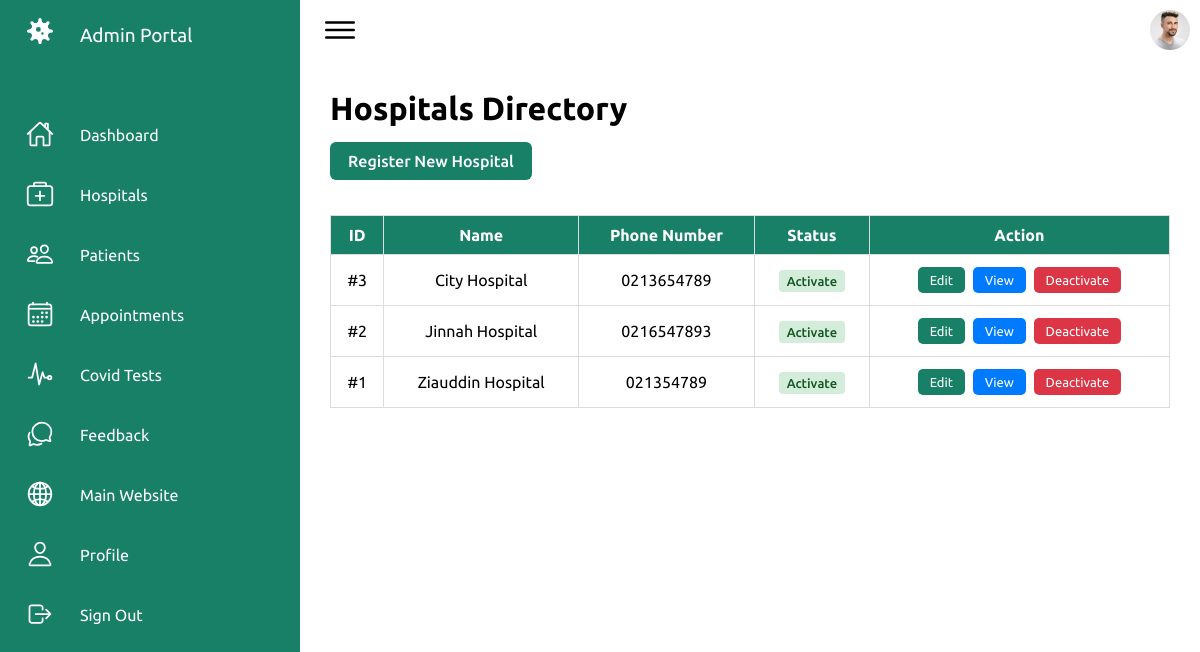
The page /admin/hospital.php (signed in) on the database its author committed.
### tables this page shows
CREATE TABLE `tbl_hospital` (
  `id` int(11) NOT NULL AUTO_INCREMENT,
  `name` varchar(50) NOT NULL,
  `contact` varchar(15) NOT NULL,
  `cid` int(11) NOT NULL DEFAULT 1,
  `email` varchar(50) NOT NULL,
  `password` varchar(255) NOT NULL,
  `image` varchar(150) NOT NULL,
  `address` varchar(150) NOT NULL,
  `status` varchar(20) NOT NULL DEFAULT 'deactivate',
  PRIMARY KEY (`id`)
);

### admin/hospital.php (the view, shortened to what this page needs)
<?php
    include("connection.php");
?>
<!DOCTYPE html>
<html lang="en">
<head>
    <link rel="stylesheet" href="assets/css/index.css">
</head>
<body>
    <div class="container">
        <?php
            include("navigation.php");
        ?>
        <div class="main">
            <div class="topbar">
                <div class="toggle">
                    <ion-icon name="menu-outline"></ion-icon>
                </div>
                <div class="user">
                    <a href='profile.php'><img src="assets/imgs/customer01.jpg" alt="Profile"></a>
                </div>
            </div>
            <div class="mainContent">
                <h2 class="title">Hospitals Directory</h2>
                <a href="add_new_hospital.php" class="btn">Register New Hospital</a>
                <div style="overflow-x:auto;">
                    <table>
                        <thead>
                            <tr>
                                <th>ID</th>
                                <th>Name</th>
                                <th>Phone Number</th>
                                <th>Status</th>
                                <th>Action</th>
                            </tr>
                        </thead>
                        <tbody>
                            <?php
                                $query = "SELECT * FROM tbl_hospital ORDER BY id DESC";
                                $result = mysqli_query($connection,$query);
                                if($result && mysqli_num_rows($result) > 0)
                                {
                                    foreach($result as $row)
                                    {
                                        $statusClass = ($row['status'] === 'activate') ? 'badge-active' : 'badge-inactive';
                                        echo
                                        "<tr>
                                            <td>#" . $row['id'] . "</td>
                                            <td>" . htmlspecialchars($row['name']) . "</td>
                                            <td>" . htmlspecialchars($row['contact']) . "</td>
                                            <td><span class='badge-status $statusClass'>" . htmlspecialchars(ucfirst($row['status'])) . "</span></td>
                                            <td>
                                                <a href='edit_hospital.php?id=" . $row['id'] . "' class='btnedit'>Edit</a>
                                                <a href='view_hospital.php?id=" . $row['id'] . "' class='btnview'>View</a>";
                                                if($row['status'] === "deactivate")
                                                {
                                                    echo " <a href='activate_hospital.php?id=" . $row['id'] . "' class='btnactivate'>Activate</a>";
                                                }
                                                else
                                                {
                                                    echo " <a href='deactivate_hospital.php?id=" . $row['id'] . "' class='btndeactivate'>Deactivate</a>";
                                                }
                                        echo "</td>
                                        </tr>";
                                    }
                                }
                                else
                                {
                                    echo "<tr><td colspan='5' style='color:#777;'>No hospitals found.</td></tr>";
                                }
                            ?>
                        </tbody>
                    </table>
                </div>
            </div>
        </div>
    </div>
</body>
</html>

### admin/assets/css/index.css (style rules this page uses)
* { font-family: "Ubuntu", sans-serif; margin: 0; padding: 0; box-sizing: border-box; }
:root { --white: #fff; --gray: #f5f5f5; --black1: #222; --black2: #999; --green:#178066; }
body { min-height: 100vh; overflow-x: hidden; }
.container { position: relative; width: 100%; }
.main { position: absolute; width: calc(100% - 300px); left: 300px; min-height: 100vh; background: var(--white); transition: 0.5s; }
.topbar { width: 100%; height: 60px; display: flex; justify-content: space-between; align-items: center; padding: 0 10px; }
.toggle { position: relative; width: 60px; height: 60px; display: flex; justify-content: center; align-items: center; font-size: 2.5rem; cursor: pointer; }
.user { position: relative; width: 40px; height: 40px; border-radius: 50%; overflow: hidden; cursor: pointer; }
.user img { position: absolute; top: 0; left: 0; width: 100%; height: 100%; object-fit: cover; }

### admin/hospital.php (style rules this page uses)
.mainContent { padding: 30px; }
.mainContent .title { font-size: 32px; margin-bottom: 15px; }
.mainContent table { width: 100%; border-collapse: collapse; }
.mainContent table, td, th { margin-top: 20px; border: 1px solid #ddd; text-align: center; padding: 10px; }
.mainContent table th { background-color: #178066; color: #fff; }
.mainContent table a { padding: 6px 12px; text-decoration: none; border-radius: 5px; color: #fff; font-size: 13px; display: inline-block; margin: 2px; }
.mainContent .btndeactivate { background-color: #dc3545; }
.mainContent .btnedit { background-color: #178066; }
.mainContent .btnview { background-color: #007bff; }
.mainContent .btn { display: inline-block; margin-bottom: 15px; padding: 10px 18px; background-color: #178066; text-decoration: none; border-radius: 6px; color: #fff; font-weight: 500; }
.badge-status { padding: 4px 8px; border-radius: 4px; font-size: 13px; font-weight: 500; }
.badge-active { background-color: #d4edda; color: #155724; }

### rows shown on the page
tbl_hospital: id "3", name "City Hospital", contact "0213654789", status "Activate"
tbl_hospital: id "2", name "Jinnah Hospital", contact "0216547893", status "Activate"
tbl_hospital: id "1", name "Ziauddin Hospital", contact "021354789", status "Activate"
